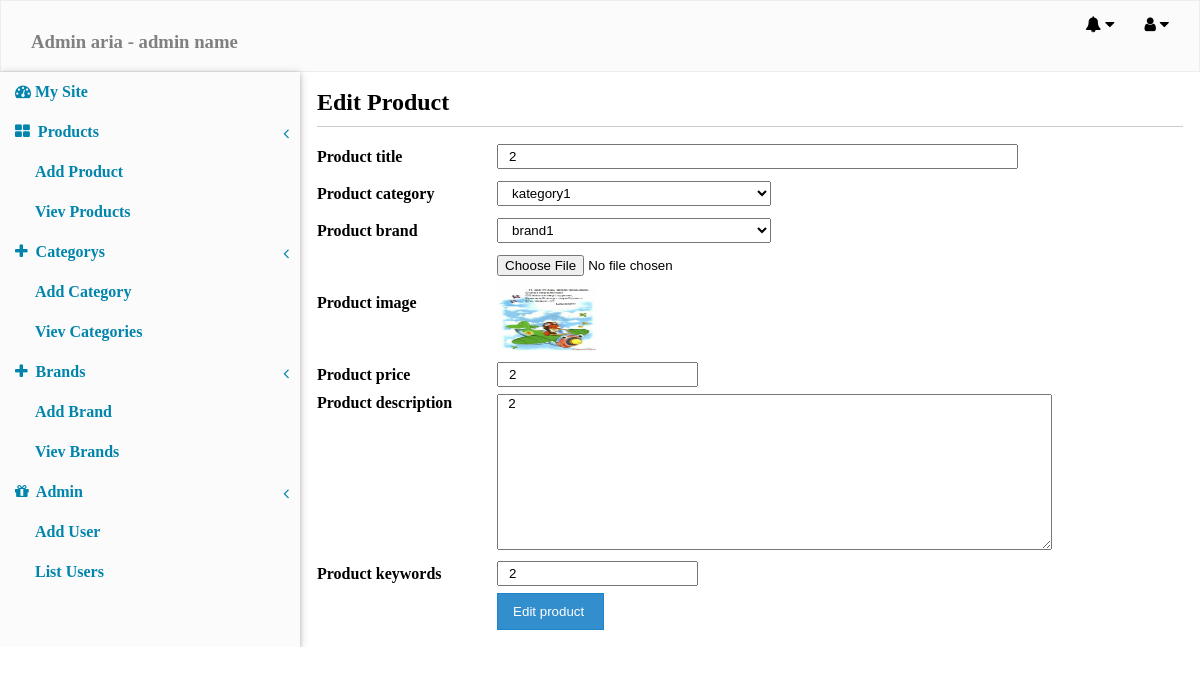
/admin_area/index.php?action=edit_pro&product_id=4 (signed in), run on the app's committed database.
### tables this page shows
CREATE TABLE `products` (
  `product_id` int(11) NOT NULL,
  `product_cat` varchar(255) NOT NULL,
  `product_brand` varchar(255) NOT NULL,
  `product_title` varchar(255) NOT NULL,
  `product_price` int(11) NOT NULL,
  `product_desc` text NOT NULL,
  `product_image` varchar(255) NOT NULL,
  `product_keywords` varchar(255) NOT NULL
);

### admin_area/includes/edit_product.php (the view, shortened to what this page needs)
<?php
$edit_product = $db->prepare("SELECT * FROM products where product_id='$_GET[product_id]'");
$edit_product->execute();
$fetch_edit = $edit_product->fetch();
?>
<div class="form_box">
	<form action="" method="post" enctype="multipart/form-data">
		<table align="center" width="100%">
			<tr >
				<td colspan="7">
					<h2>Edit Product</h2>
					<div class="border_bottom" ></div>
				</td>
			</tr>
			<tr>
				<td><b>Product title</b></td>
				<td><input type="text" name="product_title" value="<?php echo $fetch_edit['product_title']; ?>" size="60" required/></td>
			</tr>
			<tr>
				<td><b>Product category</b></td>
				<td>
					<select name="product_cat">
				<?php
				$dbh = $db->query('SELECT * FROM Categories');
				while($row = $dbh->fetch())
				{
					    $cat_id = $row['cat_id'];
						$cat_title = $row['cat_title'];
						if ($fetch_edit['product_cat'] == $cat_id)
						{echo "<option value='$fetch_edit[product_cat]'selected> $cat_title</option>";}
						else
						{echo "<option value='$cat_id'> $cat_title </option>";	}
				} ?>
					</select>
				</td>
			</tr>
				<td ><b>Product brand</b></td>
				<td>
					<select name="product_brand">
			<?php
			$dbh = $db->query('SELECT * FROM brands');
			while($row_brand = $dbh->fetch())
			{
				$brand_id = $row_brand['brand_id'];
				$brand_title = $row_brand['brand_title'];
						 if ($fetch_edit['product_brand'] == $brand_id)
						 {
						 	echo "<option value='$fetch_edit[product_brand]'selected>$brand_title</otion> ";
						 }
					 else
						 {
						 	echo "<option value='$brand_id'>$brand_title</otion> ";
						 }
			} ?>
					</select>
				</td>
			<tr>
				<td><b>Product image</b></td>
				<td><input type="file" name="product_image"> <div class="edit_image">
	<img src="images_DIR/<?php echo $fetch_edit['product_image']; ?>" width="100" height="70">
				</div>
				</td>
			</tr>
			<tr>
				<td><b>Product price</b></td>
				<td><input type="text" name="product_price" value="<?php echo $fetch_edit['product_price']; ?>" required>
			</td>
			</tr>
			<tr>
				<td valign="top"><b>Product description</bscription></td>
				<td><textarea name="product_desc" cols="20" rows="10"> <?php echo $fetch_edit['product_desc']; ?> </textarea> </td>
			</tr>
			<tr>
				<td><b>Product keywords</b></td>
				<td><input type="text" name="product_keywords" value="<?php echo $fetch_edit['product_keywords']; ?>" required> </td>
			</tr>
			<tr>
				<td></td>
				<td colspan="7"><input type="submit" name="edit_product" value="Edit product "> </td>
			</tr>
		</table>
	</form>
</div>

### admin_area/styles/desktop.css (style rules this page uses)
html, body, div, span, applet, object, iframe, h1, h2, h3, h4, h5, h6, p, blockquote, pre, a, abbr, acronym, address, big, cite, code, del, dfn, em, img, ins, kbd, q, s, samp, small, strike, strong, sub, sup, tt, var, b, u, i, center, dl, dt, dd, ol, ul, li, fieldset, form, label, legend, table, caption, tbody, tfoot, thead, tr, th, td, article, aside, canvas, details, embed, figure, figcaption, footer, header, hgroup, menu, nav, output, ruby, section, summary, time, mark, audio, video { margin: 0; padding: 0; border: 0; //font-size: 100%; //font: inherit; //vertical-align: baseline; }
.border_bottom { border-bottom: 0.01px solid rgba(0,0,0,0.2); margin: 10px 0; }
.form_box input[type=text] { padding: 3px 10px; margin: 5px 0; }
.form_box select { width: 40%; padding: 3px 10px; margin: 5px 0; }
.form_box input[type=file] { margin: 5px 0; }
.form_box textarea { width: 80%; }
.form_box input[type=submit] { padding: 10px 15px; background: rgba(28, 130, 199, 0.9); border:0.01px solid rgba(28, 130, 199, 0.8); color: white; }

### data on the page
products: product_title "2", product_image (picture), product_price "2", product_desc "2", product_keywords "2"

### other printed values
form field product_cat "kategory1"
form field product_brand "brand1"
